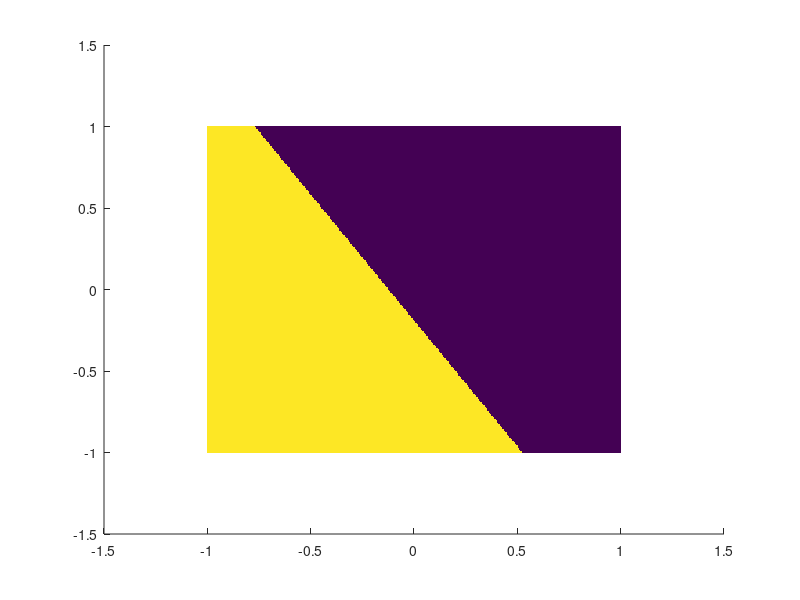

Write the MATLAB code that produced this figure. (Note: this script raises an error after producing the figure.)
%%
% Test of adaboost for axis-aligned classifiers.

% rep = MkResRep();
mysaveas = @(it)saveas(gcf, [rep 'anim-' znum2str(it,3) '.png']);
mysaveas = @(it)0;

%%
% generate data sets

n = 1000; p = 2;

% cylinder
t = 2*pi*rand(n/2,1);
R = .95;
r = R*(1 + .08*randn(n/2,1)); % radius
X1 = [cos(t).*r, sin(t).*r];
X = [.25*randn(n/2,2); X1];

% two blobs
y = [ones(n/2,1);-ones(n/2,1)];

%%
% Display 

clf; hold on;
plot(X(y>0,1), X(y>0,2), '.r', 'MarkerSize', 20);
plot(X(y<0,1), X(y<0,2), '.b', 'MarkerSize', 20);
axis equal; axis([-1 1 -1 1]);
set(gca, 'Xtick', [], 'Ytick', []); box on;

%%
% Define the weak learners as axis-aligned learning

r = 100;  % number of weak learners

% random orientation
theta = rand(1,r)*2*pi;
u = [cos(theta); sin(theta)];
% random intercept
t = 1.2 * (2*rand(1,r)-1);
% decision
a = 1/n * sum( sign(  (X(:,1)*u(1,:) + X(:,2)*u(2,:)-t) ) == y );
sigma = sign(a-1/2 + 1e-10);
% error, should be >1/2 for weak-learning property
H = sign(  (X(:,1)*u(1,:) + X(:,2)*u(2,:)-t).*sigma  );
E = ( H ~= y );
e = 1/n * sum( E );

%%
% Grid for display

m = 300;
s = linspace(-1,1,m);
[V,U] = meshgrid(s,s);
Z = [U(:),V(:)];

%%
% Display a few weak classifiers ...

for k=1:12
    y1 = sign( (Z(:,1)*u(1,k) + Z(:,2)*u(2,k)-t(k)).*sigma(k)  );
    y1 = reshape(y1,[m,m]);
    clf; hold on;
    imagesc(s,s,-y1'); colormap gray(256); caxis([-1 1])
    sz = ones(n,1)*25;
    scatter( X(y>0,1), X(y>0,2),sz(y>0), [1 0 0], 'filled' );
    scatter( X(y<0,1), X(y<0,2),sz(y<0), [0 0 1], 'filled' );
    axis equal; axis([-1 1 -1 1]);
    % axis off;
    set(gca, 'Xtick', [], 'Ytick', []); box on;
    drawnow;
    % saveas(gcf, [rep 'weak-' znum2str(k,2) '.png']);
end


%%
% update

% weights on the model
w = zeros(1,r);
% probability on sample
D = ones(n,1)/n;

niter = 2000;
q = 100;
idisp = 1;
ndisp = round( 1+(niter-1)*linspace(0,1,q).^4 );
ndisp = unique(ndisp);

Err = []; % addboost minimize a convex exponential upper bound on the empirical risk
for it=1:niter
    % evaluate the error of the classifier
    Err(it) = 1/n * sum( exp(-y .* sum(w .* H,2)) );
    % minimum error learner
    [e,i] = min( sum( D .* E  ) );
    % gradient step
    a = 1/2 * log( (1-e)/e );
    w(i) = w(i) + a;
    % proba update update
    D = D .* exp(-a*y.*H(:,i));
    D = D / ( 2*sqrt(e*(1-e)) );
    %D = D/sum(D);
    % evaluate on a grid
    % Hw =  sign((Z(:,d)-t).*sigma); % weak learner eval
    Hw = sign( (Z(:,1)*u(1,:) + Z(:,2)*u(2,:)-t).*sigma  );
    y1 = ( sum(w .* Hw,2) ); % bagging aggregation
    y1 = reshape(y1,[m,m]);
    % display
    if ndisp(idisp)==it
        clf; hold on;
        imagesc(s,s,-y1'); colormap gray(256); caxis([-1 1])
        sz = rescale(D,.3,1)*50;
        scatter( X(y>0,1), X(y>0,2),sz(y>0), [1 0 0], 'filled' );
        scatter( X(y<0,1), X(y<0,2),sz(y<0), [0 0 1], 'filled' );        
        axis equal; axis([-1 1 -1 1]);
        % axis off;
        set(gca, 'Xtick', [], 'Ytick', []); box on;
        drawnow;
        mysaveas(idisp);
        idisp = idisp+1;
    end
end
